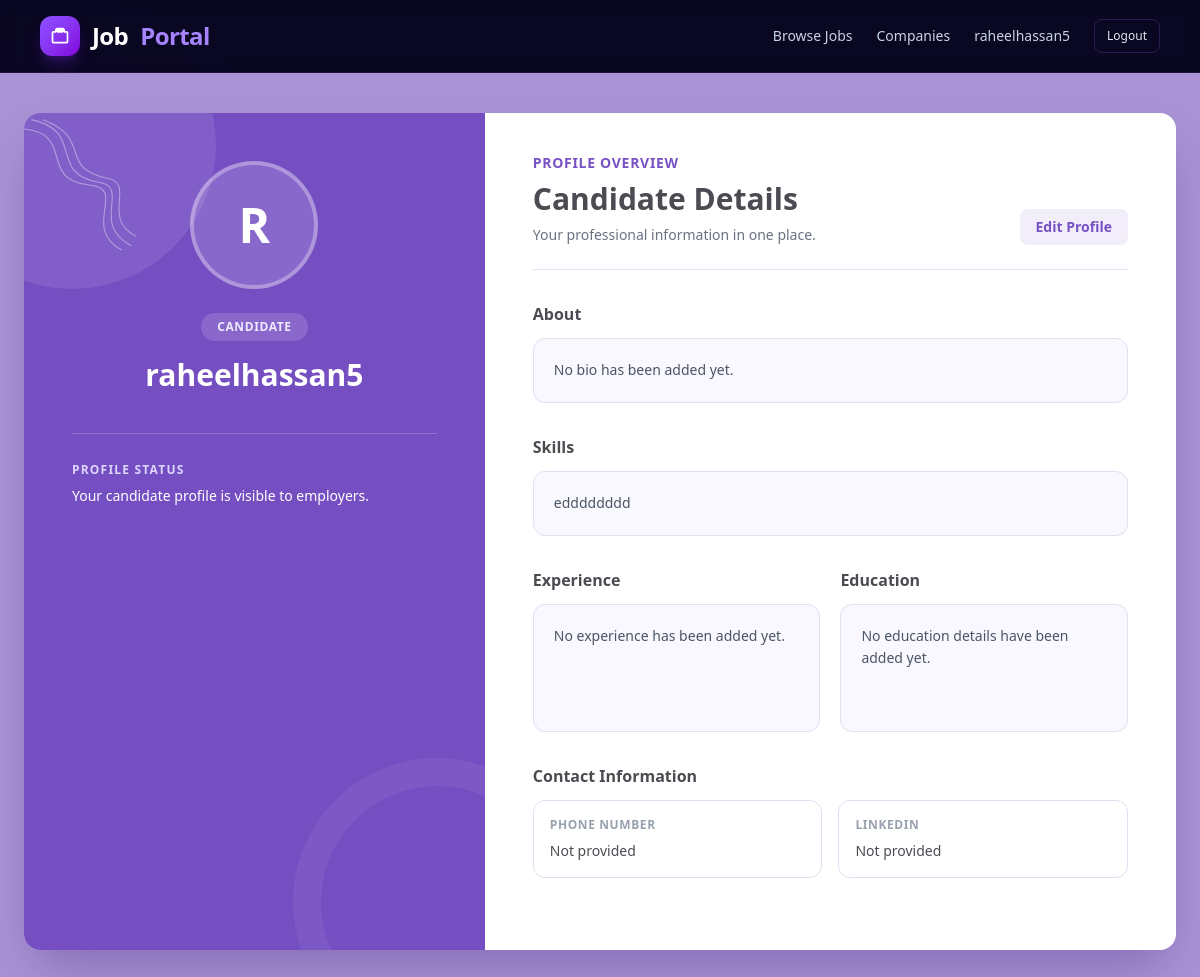
Screenshot of /profiles/me/ (signed in) with the database file from the repository.
### accounts/models.py (models this page shows)
class User(AbstractUser):
    class Role(models.TextChoices):
        CANDIDATE = "candidate", "Candidate"
        COMPANY = "company", "Company"
    email = models.EmailField(unique=True)
    role = models.CharField(
        max_length=20,
        choices=Role.choices,
        blank = True
    )
    REQUIRED_FIELDS = ["email"]

### profiles/models.py (models this page shows, shortened)
class CandidateProfile(models.Model):
    user = models.OneToOneField(User, on_delete=models.CASCADE, related_name="candidate_profile")
    bio = models.TextField(blank=True)
    skills = models.CharField(max_length=500, blank=True, help_text="Comma-separated, e.g. Python, Django, SQL")
    experience = models.TextField(blank=True)
    education = models.TextField(blank=True)
    location = models.CharField(max_length=100, blank=True)
    phone_number = models.CharField(max_length=20, blank=True)
    linkedin_url = models.URLField(blank=True)
    profile_image = models.ImageField(upload_to="candidate_images/", blank=True, null=True)
    resume = models.FileField(upload_to="resumes/", blank=True, null=True)

### profiles/views.py (the view)
# urls.py: path("me/", views.profile_view, name="profile_view"),
@login_required
def profile_view(request):
    if request.user.role == "candidate":
        return render(
            request,
            "profiles/candidate_profile_view.html",
            {"profile": request.user.candidate_profile},
        )
    else:
        return render(
            request,
            "profiles/company_profile_view.html",
            {"profile": request.user.company_profile},
        )

### profiles/templates/profiles/candidate_profile_view.html (shortened to what this page needs)
{% extends "base.html" %}
{% block nav_links %}
    <a href="#" class="hidden transition hover:text-violet-300 md:inline">Browse Jobs</a>
    <a href="#" class="hidden transition hover:text-violet-300 md:inline">Companies</a>
{% endblock %}
{% block content %}
<div class="min-h-[calc(100vh-73px)] bg-[#aa93d5] px-5 py-10">
    <div class="mx-auto grid w-full max-w-6xl overflow-hidden rounded-2xl bg-white shadow-2xl shadow-violet-950/30 lg:grid-cols-[0.8fr_1.2fr]">
        <aside class="relative overflow-hidden bg-[#754ec2] px-8 py-12 text-white sm:px-12">
            <div class="absolute -left-24 -top-28 h-72 w-72 rounded-full bg-[#8f6ed2]/50"></div>
            <div class="absolute -right-24 -bottom-24 h-72 w-72 rounded-full border-[28px] border-[#9d85d6]/20"></div>
            <div class="relative z-10 flex h-full flex-col items-center text-center">
                {% if profile.profile_image %}
                    <img
                        src="{{ profile.profile_image.url }}"
                        alt="{{ profile.user.username }}"
                        class="h-32 w-32 rounded-full border-4 border-white/40 object-cover shadow-xl"
                    >
                {% else %}
                    <div class="grid h-32 w-32 place-items-center rounded-full border-4 border-white/30 bg-white/15 text-5xl font-bold">
                        {{ profile.user.username|first|upper }}
                    </div>
                {% endif %}
                <span class="mt-6 rounded-full bg-white/15 px-4 py-1.5 text-xs font-semibold uppercase tracking-wider text-violet-100">
                    Candidate
                </span>
                <h1 class="mt-4 text-3xl font-bold">
                    {{ profile.user.username }}
                </h1>
                <div class="mt-10 w-full border-t border-white/20 pt-7 text-left">
                    <p class="text-xs font-semibold uppercase tracking-widest text-violet-200">
                        Profile status
                    </p>
                    <p class="mt-2 text-sm text-white">
                        Your candidate profile is visible to employers.
                    </p>
                </div>
            </div>
        </aside>
        <section class="px-7 py-10 sm:px-10 lg:px-12">
            <header class="flex flex-col gap-4 border-b border-[#e9e2f4] pb-6 sm:flex-row sm:items-end sm:justify-between">
                <div>
                    <p class="text-sm font-semibold uppercase tracking-wider text-[#7852c4]">
                        Profile Overview
                    </p>
                    <h2 class="mt-2 text-3xl font-bold text-[#4d4b52]">
                        Candidate Details
                    </h2>
                    <p class="mt-2 text-sm text-gray-500">
                        Your professional information in one place.
                    </p>
                </div>
                <a href="{% url 'profiles:profile_setup' %}"
                class="inline-flex w-fit items-center rounded-lg bg-[#7852c4]/10 px-4 py-2 text-sm font-semibold text-[#7852c4] transition hover:bg-[#7852c4] hover:text-white">
                    Edit Profile
                </a>
            </header>
            <div class="space-y-8 py-8">
                <section>
                    <h3 class="text-base font-semibold text-[#4d4b52]">About</h3>
                    <div class="mt-3 rounded-xl border border-[#e3ddef] bg-[#faf8ff] p-5 text-sm leading-relaxed text-gray-600">
                        {% if profile.bio %}
                            {{ profile.bio|linebreaksbr }}
                        {% else %}
                            No bio has been added yet.
                        {% endif %}
                    </div>
                </section>
                <section>
                    <h3 class="text-base font-semibold text-[#4d4b52]">Skills</h3>
                    <div class="mt-3 rounded-xl border border-[#e3ddef] bg-[#faf8ff] p-5 text-sm leading-relaxed text-gray-600">
                        {% if profile.skills %}
                            {{ profile.skills }}
                        {% else %}
                            No skills have been added yet.
                        {% endif %}
                    </div>
                </section>
                <section class="grid gap-5 md:grid-cols-2">
                    <div>
                        <h3 class="text-base font-semibold text-[#4d4b52]">Experience</h3>
                        <div class="mt-3 min-h-32 rounded-xl border border-[#e3ddef] bg-[#faf8ff] p-5 text-sm leading-relaxed text-gray-600">
                            {% if profile.experience %}
                                {{ profile.experience|linebreaksbr }}
                            {% else %}
                                No experience has been added yet.
                            {% endif %}
                        </div>
                    </div>
                    <div>
                        <h3 class="text-base font-semibold text-[#4d4b52]">Education</h3>
                        <div class="mt-3 min-h-32 rounded-xl border border-[#e3ddef] bg-[#faf8ff] p-5 text-sm leading-relaxed text-gray-600">
                            {% if profile.education %}
                                {{ profile.education|linebreaksbr }}
                            {% else %}
                                No education details have been added yet.
                            {% endif %}
                        </div>
                    </div>
                </section>
                <section>
                    <h3 class="text-base font-semibold text-[#4d4b52]">Contact Information</h3>
                    <div class="mt-3 grid gap-4 sm:grid-cols-2">
                        <div class="rounded-xl border border-[#e3ddef] p-4">
                            <p class="text-xs font-semibold uppercase tracking-wider text-gray-400">Phone Number</p>
                            <p class="mt-2 text-sm font-medium text-[#4d4b52]">
                                {{ profile.phone_number|default:"Not provided" }}
                            </p>
                        </div>
                        <div class="rounded-xl border border-[#e3ddef] p-4">
                            <p class="text-xs font-semibold uppercase tracking-wider text-gray-400">LinkedIn</p>
                            {% if profile.linkedin_url %}
                                <a href="{{ profile.linkedin_url }}" target="_blank" rel="noopener noreferrer" class="mt-2 block truncate text-sm font-medium text-[#7852c4] hover:text-[#5f3ba9]">
                                    View LinkedIn profile
                                </a>
                            {% else %}
                                <p class="mt-2 text-sm font-medium text-[#4d4b52]">Not provided</p>
                            {% endif %}
                        </div>
                    </div>
                </section>
            </div>
        </section>
    </div>
</div>
{% endblock %}

### theme/templates/base.html (shortened to what this page needs)
{% load tailwind_tags %}
<!DOCTYPE html>
<html lang="en">
<head>
    {% tailwind_css %}
</head>
<body class="min-h-screen overflow-x-hidden bg-[#09061e] text-slate-100">
    <div aria-hidden="true" class="fixed inset-0 -z-10 overflow-hidden">
    </div>
    {% block navbar %}
    <nav class="border-b border-violet-300/10 bg-[#0b0822]/80 px-5 py-4 backdrop-blur md:px-10">
        <div class="mx-auto flex max-w-7xl items-center justify-between">
            <a href="/" class="flex items-center gap-3 text-xl font-bold tracking-tight text-white md:text-2xl">
                <span class="grid h-10 w-10 place-items-center rounded-xl bg-gradient-to-br from-violet-500 to-purple-700 shadow-lg shadow-violet-900/50">
                    <svg xmlns="http://www.w3.org/2000/svg" class="h-5 w-5" fill="none" viewBox="0 0 24 24" stroke="currentColor" stroke-width="2">
                        <path stroke-linecap="round" stroke-linejoin="round" d="M20 7h-3V5a2 2 0 00-2-2H9a2 2 0 00-2 2v2H4a1 1 0 00-1 1v11a1 1 0 001 1h16a1 1 0 001-1V8a1 1 0 00-1-1zM9 5h6v2H9V5z" />
                    </svg>
                </span>
                Job<span class="text-violet-400">Portal</span>
            </a>
            <div class="flex items-center gap-4 text-sm text-slate-300 md:gap-6">
                {% block nav_links %}{% endblock %}
                {% if request.user.is_authenticated %}
                    <span class="hidden text-slate-300 sm:inline">
                        {{ request.user.username }}
                    </span>
                    <form method="post" action="{% url 'accounts:logout' %}">
                        <button type="submit"
                                class="rounded-lg border border-violet-400/20 px-3 py-2 text-xs font-medium text-slate-200 transition hover:border-violet-400/60 hover:bg-violet-500/10 hover:text-white">
                            Logout
                        </button>
                    </form>
                {% endif %}
            </div>
        </div>
    </nav>
    {% endblock %}
    <main class="{% block main_class %}min-h-[calc(100vh-73px)] w-full{% endblock %}">
        {% block content %}{% endblock %}
    </main>
</body>
</html>

### rows the page displays
User: user.username "raheelhassan5"
CandidateProfile: user.username|first "R", user.username "raheelhassan5", skills "edddddddd", phone_number "Not provided"
